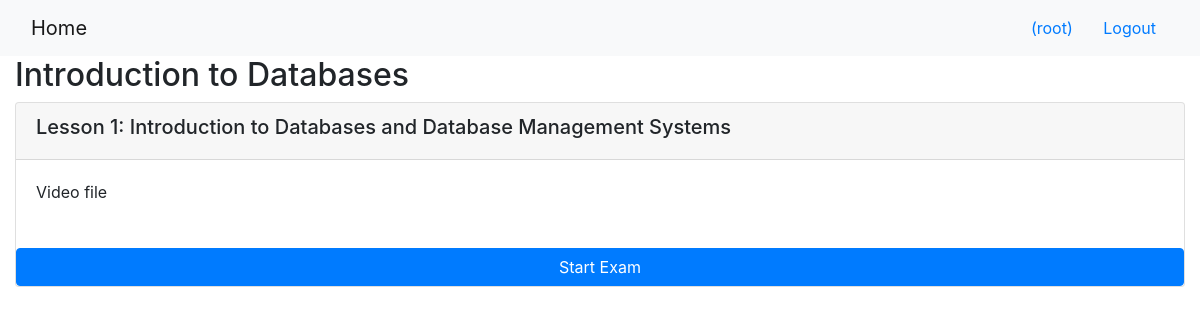
The app's page /onlinecourse/2/ (signed in) with its own data.
### onlinecourse/models.py (models this page shows, shortened)
class Course(models.Model):
    name = models.CharField(null=False, max_length=30, default='online course')
    image = models.ImageField(upload_to='course_images/')
    description = models.CharField(max_length=1000)
    pub_date = models.DateField(null=True)
    instructors = models.ManyToManyField(Instructor)
    users = models.ManyToManyField(settings.AUTH_USER_MODEL, through='Enrollment')
    total_enrollment = models.IntegerField(default=0)
    is_enrolled = False

class Lesson(models.Model):
    title = models.CharField(max_length=200, default="title")
    order = models.IntegerField(default=0)
    course = models.ForeignKey(Course, on_delete=models.CASCADE)
    content = models.TextField()

### onlinecourse/views.py (the view)
# urls.py: path('<int:pk>/', views.CourseDetailView.as_view(), name='course_details'),
class CourseDetailView(generic.DetailView):
    model = Course
    template_name = 'onlinecourse/course_detail_bootstrap.html'

### onlinecourse/templates/onlinecourse/course_detail_bootstrap.html (shortened to what this page needs)
<html lang="en">
<head>
    {% load static %}
    <link rel="stylesheet" href="https://maxcdn.bootstrapcdn.com/bootstrap/4.5.2/css/bootstrap.min.css">
</head>
<body>
    <nav class="navbar navbar-light bg-light">
        <div class="container-fluid">
            <div class="navbar-header">
                <a class="navbar-brand" href="{% url 'onlinecourse:index' %}">Home</a>
            </div>
            <ul class="nav navbar-nav navbar-right">
                {% if user.is_authenticated %}
                <li>
                    <a class="btn btn-link" href="#">{{ user.first_name }}({{ user.username }})</a>
                    <a class="btn btn-link" href="{% url 'onlinecourse:logout' %}">Logout</a>
                </li>
                {% endif %}
            </ul>
        </div>
    </nav>
    <div class="container-fluid">
        <h2>{{ course.name }}</h2>
        {% for lesson in course.lesson_set.all %}
        <div class="card mt-1">
            <div class="card-header"><h5>Lesson {{ lesson.order|add:1 }}: {{ lesson.title }}</h5></div>
            <div class="card-body">{{ lesson.content }}</div>
            {% if user.is_authenticated %}
            <button type="button" class="btn btn-primary mt-4" data-toggle="collapse" data-target="#exam_{{ lesson.id }}">
                Start Exam
            </button>
            {% endif %}
        </div>
        {% endfor %}
    </div>
</body>
</html>

### records on screen
Course: name "Introduction to Databases"
Lesson: order|add "1", title "Introduction to Databases and Database Management Systems", content "Video file"

### other values on screen
{{ user.username }} "root"
